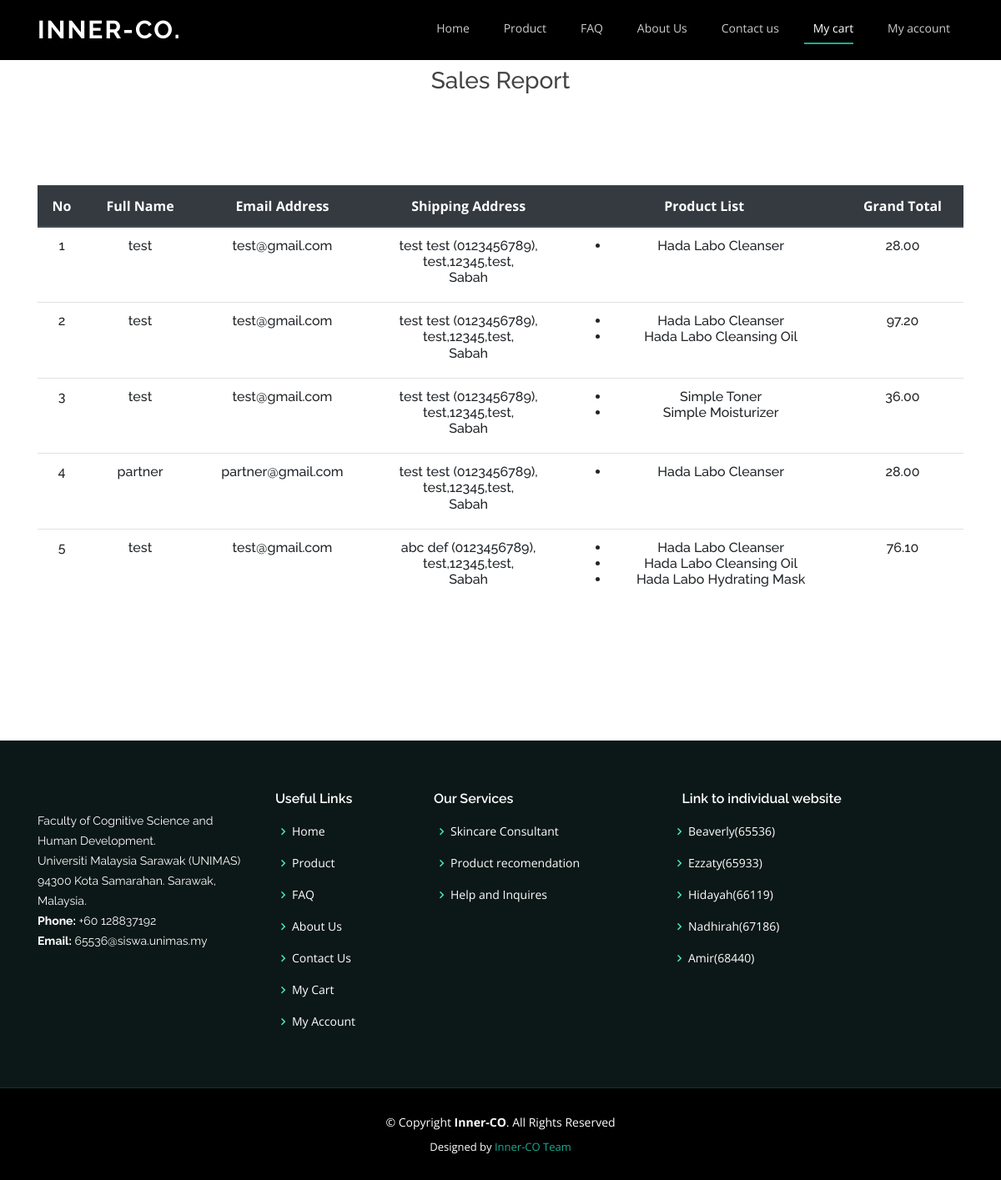
Page /sales.php (signed in) on the committed database.
### tables this page shows
CREATE TABLE `sales` (
  `sales_id` int(11) NOT NULL,
  `user_id` int(11) NOT NULL,
  `sales_firstname` text NOT NULL,
  `sales_lastname` text NOT NULL,
  `sales_phone` varchar(11) NOT NULL,
  `sales_address` text NOT NULL,
  `sales_postal` varchar(5) NOT NULL,
  `sales_city` text NOT NULL,
  `sales_state` text NOT NULL,
  `sales_grandtotal` double(5,2) NOT NULL,
  `sales_timestamp` varchar(100) NOT NULL
);

CREATE TABLE `users` (
  `user_id` int(11) NOT NULL,
  `user_name` text NOT NULL,
  `user_password` varchar(150) NOT NULL,
  `user_email` text NOT NULL,
  `user_rank` int(11) NOT NULL DEFAULT 1
);

CREATE TABLE `sales_item` (
  `sales_item_id` int(11) NOT NULL,
  `sales_id` int(11) NOT NULL,
  `product_id` int(11) NOT NULL,
  `sales_item_quantity` int(11) NOT NULL,
  `sales_item_price` double(5,2) NOT NULL
);

CREATE TABLE `product` (
  `product_id` int(11) NOT NULL,
  `product_name` text NOT NULL,
  `product_price` double(4,2) NOT NULL,
  `product_description` text NOT NULL,
  `product_image` varchar(50) NOT NULL
);

### sales.php (the view, shortened to what this page needs)
<?php
require_once "php/session.php";
$count = 1;
$sql = "SELECT * FROM (users INNER JOIN sales ON users.user_id = sales.user_id)";
$sales_query = mysqli_query($link, $sql);
?>
<!DOCTYPE html>
<html lang="en">
<head>
  <link href="assets/vendor/bootstrap/css/bootstrap.min.css" rel="stylesheet">
  <link href="assets/vendor/icofont/icofont.min.css" rel="stylesheet">
  <link href="assets/vendor/boxicons/css/boxicons.min.css" rel="stylesheet">
  <link href="assets/vendor/owl.carousel/assets/owl.carousel.min.css" rel="stylesheet">
  <link href="assets/vendor/venobox/venobox.css" rel="stylesheet">
  <link href="assets/vendor/aos/aos.css" rel="stylesheet">
  <link href="assets/css/style.css" rel="stylesheet">
</head>
<body>
  <header id="header" class="fixed-top">
    <div class="container d-flex">
      <div class="logo mr-auto">
        <h1 class="text-light"><a href="index.php">Inner-CO.</a></h1>
      </div>
      <nav class="nav-menu d-none d-lg-block">
        <ul>
          <li><a href="index.php"><i class="icofont-home"></i>Home</a></li>
          <li><a href="Product.php"><i class="icofont-shopping-cart"></i>Product</a></li>
          <li><a href="FAQ.php"><i class="icofont-support-faq"></i>FAQ</a></li>
          <li><a href="Aboutus.php"><i class="icofont-company"></i>About Us</a></li>
          <li><a href="Contactus.php"><i class="icofont-ui-contact-list"></i>Contact us</a></li>
          <li class="active"><a href="Mycart.php"><i class="icofont-wallet"></i></i>My cart</a></li>
          <li class="drop-down"><a href="Myaccount.php"><i class="icofont-user-alt-4"></i>My account</a>
          </li>
        </ul>
      </nav>
    </div>
  </header>
  <section id="Purchase" style="margin: 20px auto;text-align: center;">
    <h3>Sales Report</h3>
    <section class="mt-5">
        <div class="container" text-align="center">
            <div class="table-responsive">
                <table class="table">
                    <thead class="thead-dark">
                        <tr>
                        <th scope="col"class="text-white">No</th>
                        <th scope="col"class="text-white">Full Name</th>
                        <th scope="col"class="text-white">Email Address</th>
                        <th scope="col"class="text-white">Shipping Address</th>
                        <th scope="col"class="text-white">Product List</th>
                        <th scope="col"class="text-white">Grand Total</th>
                        </tr>
                    </thead>
                    <tbody>
                        <?php
                        while($data_sales = mysqli_fetch_assoc($sales_query)){
                            $sales_id = $data_sales['sales_id'];
                            $fullname = $data_sales['user_name'];
                            $email = $data_sales['user_email'];
                            $ship_name = $data_sales['sales_firstname']." ".$data_sales['sales_lastname'];
                            $shipping = $ship_name." (".$data_sales['sales_phone']."),</br>".$data_sales['sales_address'].",".$data_sales['sales_postal'].",".$data_sales['sales_city'].",</br>".$data_sales['sales_state'];
                            $grand_total = $data_sales['sales_grandtotal'];
                            $sql = "SELECT * FROM ((sales INNER JOIN sales_item ON sales.sales_id = sales_item.sales_id)INNER JOIN product ON sales_item.product_id = product.product_id) WHERE sales.sales_id = '$sales_id'";
                            $result = mysqli_query($link, $sql);
                        ?>
                        <tr>
                        <td>
                        <h6><?php echo $count;?></h6>
                        </td>
                        <td>
                        <h6><?php echo $fullname;?></h6>
                        </td>
                        <td>
                        <h6><?php echo $email;?></h6>
                        </td>
                        <td>
                        <h6><?php echo $shipping;?></h6>
                        </td>
                        <td>
                        <h6><ul><?php while($data_sales_item = mysqli_fetch_assoc($result)){
                            $product = $data_sales_item['product_name'];?>
                            <li><?php echo $product;?></li>
                        <?php }?></ul></h6>
                        </td>
                        <td>
                        <h6><?php echo $grand_total;?></h6>
                        </td>
                        </tr>
                        <?php $count++;}?>
                    </tbody>
                </table>
            </div>
        </div>
    </section>
  </section>
  <footer id="footer">
    <div class="footer-top">
      <div class="container">
        <div class="row">
          <div class="col-lg-3 col-md-5">
            <div class="footer-info">
              <h3><Inner-CO></h3>
              <p>
                Faculty of Cognitive Science and Human Development. <br>
                Universiti Malaysia Sarawak (UNIMAS) <br>
                94300 Kota Samarahan. Sarawak, Malaysia.<br>
                <strong>Phone:</strong> +60 128837192<br>
                <strong>Email:</strong> 65536@siswa.unimas.my<br>
              </p>
            </div>
          </div>
          <div class="col-lg-2 col-md-6 footer-links">
            <h4>Useful Links</h4>
            <ul>
              <li><i class="bx bx-chevron-right"></i> <a href="index.php">Home</a></li>
              <li><i class="bx bx-chevron-right"></i> <a href="Product.php">Product</a></li>
              <li><i class="bx bx-chevron-right"></i> <a href="FAQ.php">FAQ</a></li>
              <li><i class="bx bx-chevron-right"></i> <a href="Aboutus.php">About Us</a></li>
              <li><i class="bx bx-chevron-right"></i> <a href="ContactUs.php">Contact Us</a></li>
              <li><i class="bx bx-chevron-right"></i> <a href="Mycart.php">My Cart</a></li>
              <li><i class="bx bx-chevron-right"></i> <a href="Myaccount.php">My Account</a></li>
            </ul>
          </div>
          <div class="col-lg-3 col-md-6 footer-links">
            <h4>Our Services</h4>
            <ul>
              <li><i class="bx bx-chevron-right"></i> <a href="ContactUs.php">Skincare Consultant</a></li>
              <li><i class="bx bx-chevron-right"></i> <a href="ContactUs.php">Product recomendation</a></li>
              <li><i class="bx bx-chevron-right"></i> <a href="FAQ.php">Help and Inquires</a></li>
            </ul>
          </div>
          <div class="col-lg-3 col-md-6 footer-links">
            <h4><i class="icofont-web"></i></i>Link to individual website</h4>
            <ul>
              <li><i class="bx bx-chevron-right"></i> <a href="https://beaverly.github.io/">Beaverly(65536)</a></li>
              <li><i class="bx bx-chevron-right"></i> <a href="Aboutus.php">Ezzaty(65933)</a></li>
              <li><i class="bx bx-chevron-right"></i> <a href="https://hidayahzain.github.io/">Hidayah(66119)</a></li>
              <li><i class="bx bx-chevron-right"></i> <a href="https://nurnadhirah67186.github.io/nadhirah.github.io/">Nadhirah(67186)</a></li>
              <li><i class="bx bx-chevron-right"></i> <a href="Aboutus.php">Amir(68440)</a></li>
            </ul>
          </div>
        </div>
      </div>
    </div>
    <div class="container">
      <div class="copyright">
        &copy; Copyright <strong><span>Inner-CO</span></strong>. All Rights Reserved
      </div>
      <div class="credits">
        Designed by <a href="https://bootstrapmade.com/">Inner-CO Team</a>
      </div>
    </div>
  </footer>
</body>
</html>

### assets/css/style.css (style rules this page uses)
body { font-family: "Open Sans", sans-serif; color: #444444; }
a { color: #1bac91; }
h1, h2, h3, h4, h5, h6 { font-family: "Raleway", sans-serif; }
#header { height: 72px; transition: all 0.5s; z-index: 997; transition: all 0.5s; padding: 15px 0; background: #000; }
#header .logo h1 { font-size: 30px; margin: 0; padding: 6px 0; line-height: 1; font-weight: 700; letter-spacing: 2px; text-transform: uppercase; }
#header .logo h1 a, #header .logo h1 a:hover { color: #fff; text-decoration: none; }
.nav-menu, .nav-menu * { margin: 0; padding: 0; list-style: none; }
.nav-menu > ul > li { position: relative; white-space: nowrap; float: left; }
.nav-menu a { display: block; position: relative; color: rgba(255, 255, 255, 0.8); padding: 8px 0 12px 0; transition: 0.3s; font-size: 14px; font-family: "Open Sans", sans-serif; }
.nav-menu > ul > li + li { margin-left: 30px; }
.nav-menu > ul > li > a:before { content: ""; position: absolute; width: 100%; height: 2px; bottom: 3px; left: 0; background-color: #1bac91; visibility: hidden; width: 0px; transition: all 0.3s ease-in-out 0s; }
.nav-menu a:hover:before, .nav-menu li:hover > a:before, .nav-menu .active > a:before { visibility: visible; width: 100%; }
.nav-menu a:hover, .nav-menu .active > a, .nav-menu li:hover > a { color: #fff; }
.nav-menu .drop-down > a:after { content: "\ea99"; font-family: IcoFont; padding-left: 5px; }
.mobile-nav { position: fixed; top: 55px; right: 15px; bottom: 15px; left: 15px; z-index: 9999; overflow-y: auto; background: #fff; transition: ease-in-out 0.2s; opacity: 0; visibility: hidden; border-radius: 10px; padding: 10px 0; }
.mobile-nav * { margin: 0; padding: 0; list-style: none; }
.mobile-nav a { display: block; position: relative; color: #21413c; padding: 10px 20px; font-weight: 500; outline: none; }
.mobile-nav a:hover, .mobile-nav .active > a, .mobile-nav li:hover > a { color: #1bac91; text-decoration: none; }
.mobile-nav .drop-down > a:after { content: "\ea99"; font-family: IcoFont; padding-left: 10px; position: absolute; right: 15px; }
.mobile-nav .drop-down > a { padding-right: 35px; }
section { padding: 60px 0; overflow: hidden; }
#footer { background: black; padding: 0 0 30px 0; color: #fff; font-size: 14px; }
#footer .footer-top { background: #0c1817; border-bottom: 1px solid #18302c; padding: 60px 0 30px 0; }
#footer .footer-top .footer-info { margin-bottom: 30px; }
#footer .footer-top .footer-info h3 { font-size: 24px; margin: 0 0 20px 0; padding: 2px 0 2px 0; line-height: 1; font-weight: 700; }
#footer .footer-top .footer-info p { font-size: 14px; line-height: 24px; margin-bottom: 0; font-family: "Raleway", sans-serif; color: #fff; }
#footer .footer-top h4 { font-size: 16px; font-weight: 600; color: #fff; position: relative; padding-bottom: 12px; }
#footer .footer-top .footer-links { margin-bottom: 30px; }
#footer .footer-top .footer-links ul { list-style: none; padding: 0; margin: 0; }
#footer .footer-top .footer-links ul i { padding-right: 2px; color: #4ae3c6; font-size: 18px; line-height: 1; }
#footer .footer-top .footer-links ul li { padding: 10px 0; display: flex; align-items: center; }
#footer .footer-top .footer-links ul li:first-child { padding-top: 0; }
#footer .footer-top .footer-links ul a { color: #fff; transition: 0.3s; display: inline-block; line-height: 1; }
#footer .copyright { text-align: center; padding-top: 30px; }
#footer .credits { padding-top: 10px; text-align: center; font-size: 13px; color: #fff; }

### rows in the picture
sales: user.user_name "test", user.user_email "test@gmail.com", ship_name "test test", sales_phone "0123456789", sales_address "test", sales_postal "12345", sales_city "test", sales_state "Sabah", sales_grandtotal "28.00"
sales_item: product.product_name "Hada Labo Cleanser"
sales: user.user_name "test", user.user_email "test@gmail.com", ship_name "test test", sales_phone "0123456789", sales_address "test", sales_postal "12345", sales_city "test", sales_state "Sabah", sales_grandtotal "97.20"
sales_item: product.product_name "Hada Labo Cleanser"
sales_item: product.product_name "Hada Labo Cleansing Oil"
sales: user.user_name "test", user.user_email "test@gmail.com", ship_name "test test", sales_phone "0123456789", sales_address "test", sales_postal "12345", sales_city "test", sales_state "Sabah", sales_grandtotal "36.00"
sales_item: product.product_name "Simple Toner"
sales_item: product.product_name "Simple Moisturizer"
sales: user.user_name "partner", user.user_email "partner@gmail.com", ship_name "test test", sales_phone "0123456789", sales_address "test", sales_postal "12345", sales_city "test", sales_state "Sabah", sales_grandtotal "28.00"
sales_item: product.product_name "Hada Labo Cleanser"
sales: user.user_name "test", user.user_email "test@gmail.com", ship_name "abc def", sales_phone "0123456789", sales_address "test", sales_postal "12345", sales_city "test", sales_state "Sabah", sales_grandtotal "76.10"
sales_item: product.product_name "Hada Labo Cleanser"
sales_item: product.product_name "Hada Labo Cleansing Oil"
sales_item: product.product_name "Hada Labo Hydrating Mask"
